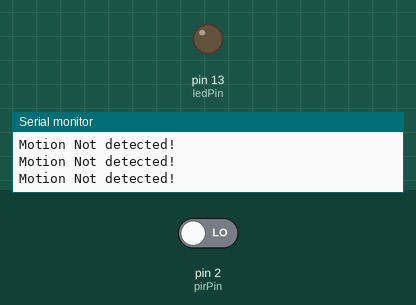
Simulated run of this sketch. Board: Arduino Uno, built with avr-gcc and run on an emulated ATmega328P. Parts: output pins drawn as LEDs (lit = HIGH), the last lines printed to the serial monitor. Inputs (shaded band) come from the test bench; at power-on: pin 2 (pirPin) LOW.

Above: at 1.8 s.
1.9 s: pin 2 (pirPin) driven HIGH
At 2.8 s:
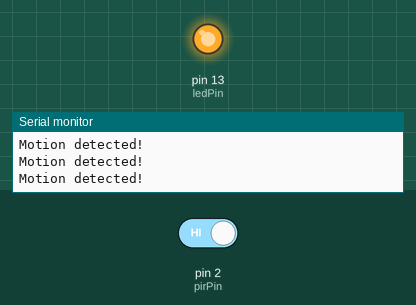
3.5 s: pin 2 (pirPin) driven LOW
At 3.9 s:
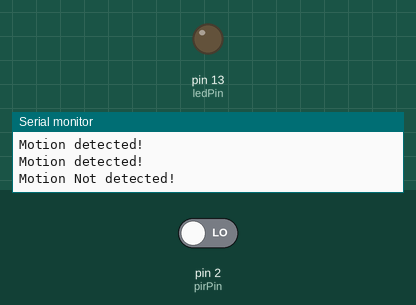
Timing chart, 0 to 6.5 s (numbered marks = the images above; inputs shaded):
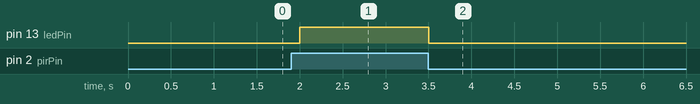

Measured:
- after the input at 1.9 s, pin 13 (ledPin): LOW → HIGH after 0.10 s
- after the input at 3.5 s, pin 13 (ledPin): HIGH → LOW at once

The sketch:

PIR.ino
```cpp
// Pin configuration
const int pirPin = 2;   // PIR sensor output pin
const int ledPin = 13;  // LED pin

void setup() {
  pinMode(pirPin, INPUT);
  pinMode(ledPin, OUTPUT);
  Serial.begin(9600);
    // Give some time to stabilize
}

void loop() {
  int pirState = digitalRead(pirPin);  // Read PIR sensor state


  if (pirState == HIGH) {
    // Motion detected
    digitalWrite(ledPin, HIGH); // Turn on the LED
    Serial.println("Motion detected!");
    delay(300);  // Delay to avoid multiple detections
  } else {
    // No motion detected
    digitalWrite(ledPin, LOW);
    Serial.println("Motion Not detected!");  // Turn off the LED
    delay(500);
  }
}
```
